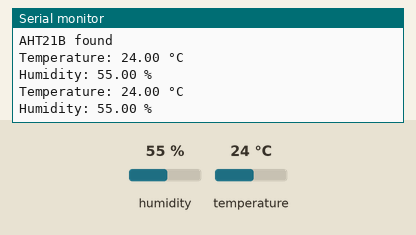
Bench run of a sketch on a simulated Arduino Uno, built with avr-gcc and run on an emulated ATmega328P. Shown: the last lines printed to the serial monitor. The inputs (shaded band) are chosen by the test bench; at power-on: humidity 55 %, temperature 24 °C.

Above: at 2.2 s.
2.3 s: humidity set to 22 %
At 3.7 s:
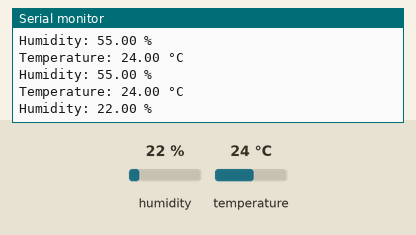
3.8 s: temperature set to 12 °C
At 5.1 s:
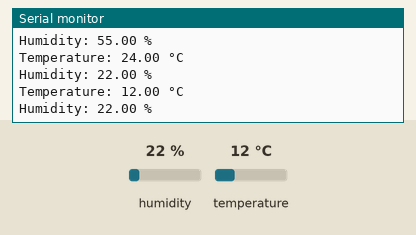
5.3 s: humidity set to 40 %
At 6.3 s:
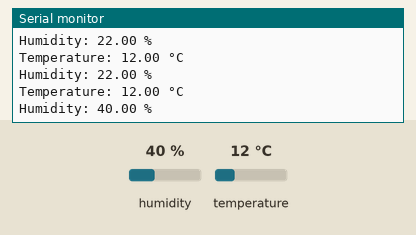
Timing chart, 0 to 8.3 s (numbered marks = the images above; inputs shaded):
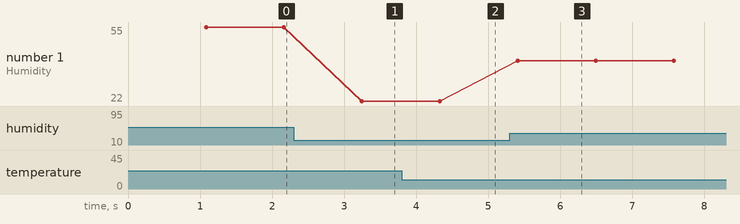

The sketch:

temp1-aht21b.ino
```cpp
#include <Wire.h>
#include <Adafruit_AHTX0.h>

Adafruit_AHTX0 aht;

void setup() {
  Serial.begin(115200);
  delay(1000);
  Serial.println("AHT21B Sensor Test on Teensy 4.1");

  if (!aht.begin()) {
    Serial.println("Could not find AHT21B sensor! Check wiring.");
    while (1) delay(10);
  }

  Serial.println("AHT21B found");
}

void loop() {
  sensors_event_t humidity, temp;
  aht.getEvent(&humidity, &temp);  // populate temp and humidity

  Serial.print("Temperature: ");
  Serial.print(temp.temperature);
  Serial.println(" °C");

  Serial.print("Humidity: ");
  Serial.print(humidity.relative_humidity);
  Serial.println(" %");

  Serial.println();
  delay(1000);
}
```

Measured:
- after the input at 2.3 s, the serial monitor: prints a new line after 0.95 s (image 1)
- after the input at 3.8 s, the serial monitor: prints a new line after 0.53 s (image 2)
- after the input at 5.3 s, the serial monitor: prints a new line after 0.11 s (image 3)
- plotted number 1: 55 → 22 after the input at 2.3 s, 22 → 40 after the input at 5.3 s
